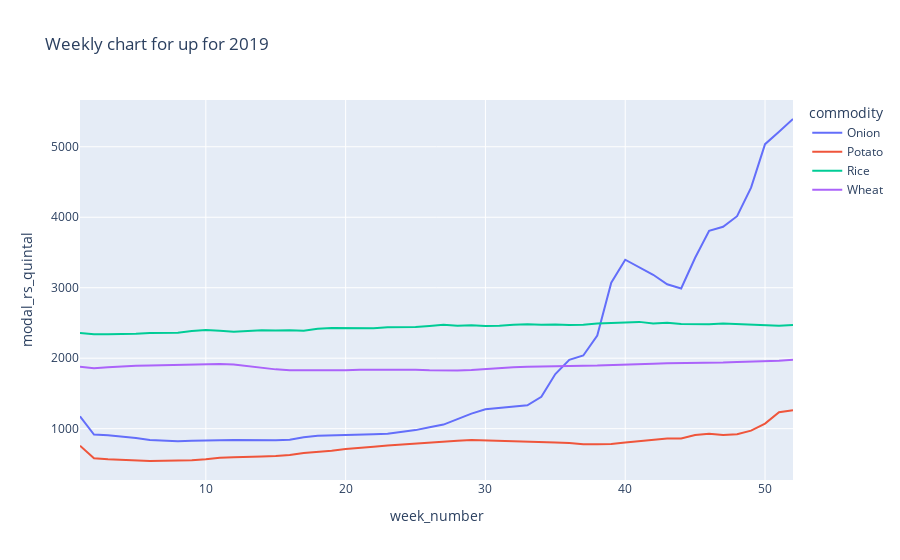
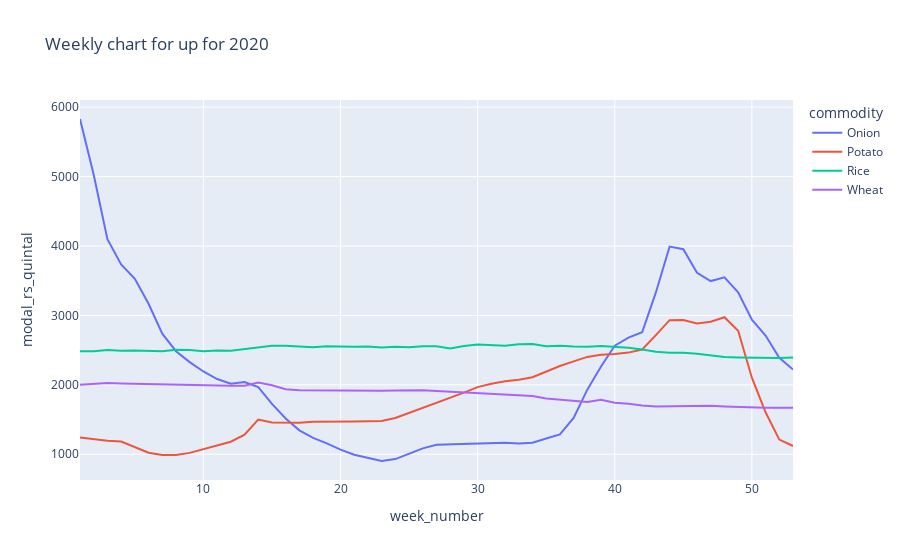
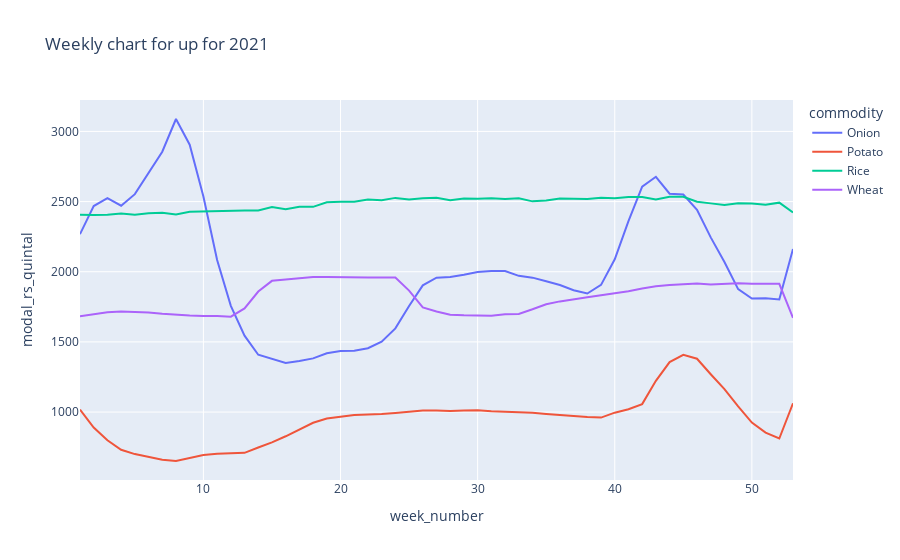
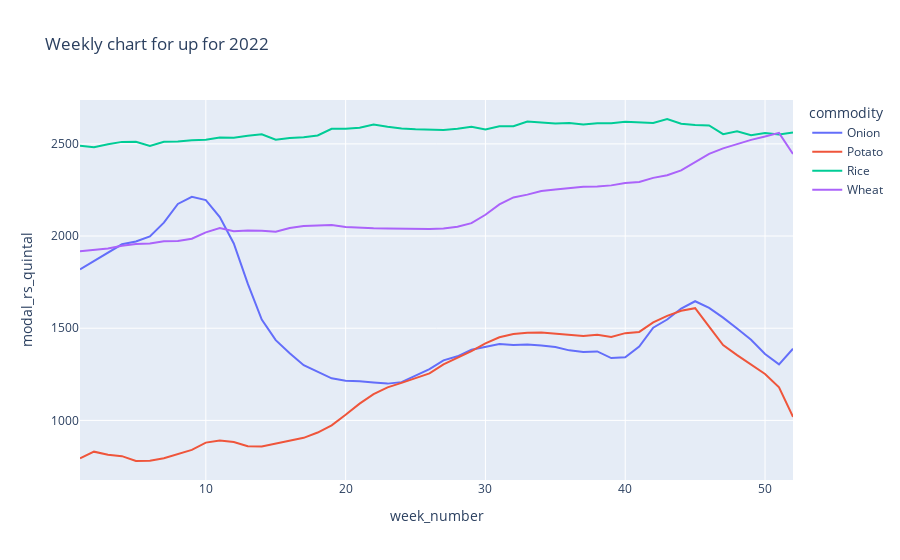

The cell these charts' notebook holds for them, in order:
### Code cell
for state, df in STATE_DFS.items():
    for year in YEARS:
        df['state'] = state
        df['datetime'] = pd.to_datetime(df['date'])
        df['day_of_week_name'] = df['datetime'].dt.day_name()
        df['week_number'] = df['datetime'].dt.isocalendar().week
        state_year = df[df['year'] == year]
        state_year_gb = state_year.groupby(['week_number',"commodity"]).agg({"modal_rs_quintal" : "mean"}).reset_index()
        fig = px.line(state_year_gb, x="week_number", y="modal_rs_quintal",color="commodity", title=f'Weekly chart for {state} for {year}')
        fig.show()

### Figure 1 — Plotly figure (JSON) as saved in the notebook; plotly's stock layout.template omitted (floating-point values rounded to 4 significant figures)
{"data": [{"hovertemplate": "commodity=Onion<br>week_number=%{x}<br>modal_rs_quintal=%{y}<extra></extra>", "legendgroup": "Onion", "line": {"color": "#636efa", "dash": "solid"}, "marker": {"symbol": "circle"}, "mode": "lines", "name": "Onion", "orientation": "v", "showlegend": true, "type": "scatter", "x": [1, 2, 3, 4, 5, 6, 7, 8, 9, 10, 11, 12, 13, 14, 15, 16, 17, 18, 19, 20, 21, 22, 23, 24, 25, 26, 27, 28, 29, 30, 31, 32, 33, 34, 35, 36, 37, 38, 39, 40, 41, 42, 43, 44, 45, 46, 47, 48, 49, 50, 51, 52], "xaxis": "x", "y": [1175.0, 916.6, 908.2, 890.1, 866.8, 840.6, 832.0, 820.1, 827.2, 827.3, 834.9, 839.0, 836.5, 836.0, 837.6, 841.7, 879.4, 901.1, 904.8, 904.6, 910.4, 919.9, 928.7, 952.2, 979.6, 1020.0, 1059.0, 1135.0, 1214.0, 1276.0, 1298.0, 1320.0, 1331.0, 1453.0, 1775.0, 1976.0, 2039.0, 2323.0, 3071.0, 3397.0, 3285.0, 3184.0, 3049.0, 2990.0, 3425.0, 3806.0, 3865.0, 4015.0, 4420.0, 5037.0, 5213.0, 5394.0], "yaxis": "y"}, {"hovertemplate": "commodity=Potato<br>week_number=%{x}<br>modal_rs_quintal=%{y}<extra></extra>", "legendgroup": "Potato", "line": {"color": "#EF553B", "dash": "solid"}, "marker": {"symbol": "circle"}, "mode": "lines", "name": "Potato", "orientation": "v", "showlegend": true, "type": "scatter", "x": [1, 2, 3, 4, 5, 6, 7, 8, 9, 10, 11, 12, 13, 14, 15, 16, 17, 18, 19, 20, 21, 22, 23, 24, 25, 26, 27, 28, 29, 30, 31, 32, 33, 34, 35, 36, 37, 38, 39, 40, 41, 42, 43, 44, 45, 46, 47, 48, 49, 50, 51, 52], "xaxis": "x", "y": [758.0, 581.2, 567.2, 557.3, 549.3, 541.4, 543.5, 544.2, 551.4, 564.9, 587.3, 594.0, 605.4, 606.5, 611.2, 626.0, 655.6, 668.4, 686.4, 713.0, 725.2, 744.7, 760.6, 775.3, 788.7, 807.6, 816.0, 828.7, 840.2, 835.1, 835.5, 828.7, 816.2, 815.1, 805.4, 795.5, 779.1, 777.7, 781.6, 803.6, 823.8, 847.1, 859.5, 861.1, 908.7, 927.1, 910.6, 921.4, 972.6, 1072.0, 1235.0, 1260.0], "yaxis": "y"}, {"hovertemplate": "commodity=Rice<br>week_number=%{x}<br>modal_rs_quintal=%{y}<extra></extra>", "legendgroup": "Rice", "line": {"color": "#00cc96", "dash": "solid"}, "marker": {"symbol": "circle"}, "mode": "lines", "name": "Rice", "orientation": "v", "showlegend": true, "type": "scatter", "x": [1, 2, 3, 4, 5, 6, 7, 8, 9, 10, 11, 12, 13, 14, 15, 16, 17, 18, 19, 20, 21, 22, 23, 24, 25, 26, 27, 28, 29, 30, 31, 32, 33, 34, 35, 36, 37, 38, 39, 40, 41, 42, 43, 44, 45, 46, 47, 48, 49, 50, 51, 52], "xaxis": "x", "y": [2358.0, 2340.0, 2341.0, 2341.0, 2346.0, 2356.0, 2358.0, 2362.0, 2386.0, 2399.0, 2388.0, 2374.0, 2386.0, 2395.0, 2391.0, 2398.0, 2390.0, 2416.0, 2427.0, 2426.0, 2428.0, 2424.0, 2438.0, 2437.0, 2442.0, 2457.0, 2473.0, 2460.0, 2468.0, 2458.0, 2460.0, 2475.0, 2481.0, 2476.0, 2479.0, 2472.0, 2475.0, 2494.0, 2501.0, 2513.0, 2515.0, 2493.0, 2502.0, 2485.0, 2478.0, 2481.0, 2493.0, 2484.0, 2484.0, 2465.0, 2460.0, 2470.0], "yaxis": "y"}, {"hovertemplate": "commodity=Wheat<br>week_number=%{x}<br>modal_rs_quintal=%{y}<extra></extra>", "legendgroup": "Wheat", "line": {"color": "#ab63fa", "dash": "solid"}, "marker": {"symbol": "circle"}, "mode": "lines", "name": "Wheat", "orientation": "v", "showlegend": true, "type": "scatter", "x": [1, 2, 3, 4, 5, 6, 7, 8, 9, 10, 11, 12, 13, 14, 15, 16, 17, 18, 19, 20, 21, 22, 23, 24, 25, 26, 27, 28, 29, 30, 31, 32, 33, 34, 35, 36, 37, 38, 39, 40, 41, 42, 43, 44, 45, 46, 47, 48, 49, 50, 51, 52], "xaxis": "x", "y": [1880.0, 1858.0, 1871.0, 1885.0, 1892.0, 1897.0, 1900.0, 1908.0, 1912.0, 1913.0, 1919.0, 1911.0, 1889.0, 1866.0, 1842.0, 1830.0, 1828.0, 1827.0, 1826.0, 1829.0, 1835.0, 1836.0, 1836.0, 1835.0, 1838.0, 1831.0, 1827.0, 1827.0, 1832.0, 1849.0, 1860.0, 1872.0, 1879.0, 1885.0, 1889.0, 1895.0, 1893.0, 1895.0, 1904.0, 1911.0, 1917.0, 1923.0, 1928.0, 1929.0, 1933.0, 1937.0, 1938.0, 1946.0, 1950.0, 1955.0, 1965.0, 1977.0], "yaxis": "y"}], "layout": {"legend": {"title": {"text": "commodity"}, "tracegroupgap": 0}, "title": {"text": "Weekly chart for up for 2019"}, "xaxis": {"anchor": "y", "domain": [0, 1], "title": {"text": "week_number"}}, "yaxis": {"anchor": "x", "domain": [0, 1], "title": {"text": "modal_rs_quintal"}}}}

### Figure 2 — Plotly figure (JSON) as saved in the notebook; plotly's stock layout.template omitted (floating-point values rounded to 4 significant figures)
{"data": [{"hovertemplate": "commodity=Onion<br>week_number=%{x}<br>modal_rs_quintal=%{y}<extra></extra>", "legendgroup": "Onion", "line": {"color": "#636efa", "dash": "solid"}, "marker": {"symbol": "circle"}, "mode": "lines", "name": "Onion", "orientation": "v", "showlegend": true, "type": "scatter", "x": [1, 2, 3, 4, 5, 6, 7, 8, 9, 10, 11, 12, 13, 14, 15, 16, 17, 18, 19, 20, 21, 22, 23, 24, 25, 26, 27, 28, 29, 30, 31, 32, 33, 34, 35, 36, 37, 38, 39, 40, 41, 42, 43, 44, 45, 46, 47, 48, 49, 50, 51, 52, 53], "xaxis": "x", "y": [5829.0, 5027.0, 4097.0, 3733.0, 3528.0, 3167.0, 2737.0, 2484.0, 2327.0, 2192.0, 2084.0, 2016.0, 2041.0, 1968.0, 1726.0, 1516.0, 1345.0, 1236.0, 1157.0, 1067.0, 993.2, 945.7, 902.7, 930.0, 1002.0, 1084.0, 1136.0, 1141.0, 1146.0, 1157.0, 1164.0, 1165.0, 1155.0, 1165.0, 1226.0, 1285.0, 1524.0, 1930.0, 2265.0, 2563.0, 2681.0, 2757.0, 3331.0, 3991.0, 3954.0, 3614.0, 3494.0, 3548.0, 3333.0, 2938.0, 2711.0, 2390.0, 2220.0], "yaxis": "y"}, {"hovertemplate": "commodity=Potato<br>week_number=%{x}<br>modal_rs_quintal=%{y}<extra></extra>", "legendgroup": "Potato", "line": {"color": "#EF553B", "dash": "solid"}, "marker": {"symbol": "circle"}, "mode": "lines", "name": "Potato", "orientation": "v", "showlegend": true, "type": "scatter", "x": [1, 2, 3, 4, 5, 6, 7, 8, 9, 10, 11, 12, 13, 14, 15, 16, 17, 18, 19, 20, 21, 22, 23, 24, 25, 26, 27, 28, 29, 30, 31, 32, 33, 34, 35, 36, 37, 38, 39, 40, 41, 42, 43, 44, 45, 46, 47, 48, 49, 50, 51, 52, 53], "xaxis": "x", "y": [1240.0, 1214.0, 1196.0, 1184.0, 1100.0, 1022.0, 988.4, 990.7, 1020.0, 1077.0, 1130.0, 1181.0, 1282.0, 1500.0, 1456.0, 1453.0, 1454.0, 1467.0, 1473.0, 1476.0, 1473.0, 1476.0, 1479.0, 1523.0, 1595.0, 1661.0, 1743.0, 1809.0, 1888.0, 1967.0, 2016.0, 2051.0, 2073.0, 2110.0, 2189.0, 2272.0, 2337.0, 2402.0, 2434.0, 2443.0, 2464.0, 2509.0, 2715.0, 2932.0, 2935.0, 2883.0, 2909.0, 2974.0, 2778.0, 2102.0, 1604.0, 1211.0, 1119.0], "yaxis": "y"}, {"hovertemplate": "commodity=Rice<br>week_number=%{x}<br>modal_rs_quintal=%{y}<extra></extra>", "legendgroup": "Rice", "line": {"color": "#00cc96", "dash": "solid"}, "marker": {"symbol": "circle"}, "mode": "lines", "name": "Rice", "orientation": "v", "showlegend": true, "type": "scatter", "x": [1, 2, 3, 4, 5, 6, 7, 8, 9, 10, 11, 12, 13, 14, 15, 16, 17, 18, 19, 20, 21, 22, 23, 24, 25, 26, 27, 28, 29, 30, 31, 32, 33, 34, 35, 36, 37, 38, 39, 40, 41, 42, 43, 44, 45, 46, 47, 48, 49, 50, 51, 52, 53], "xaxis": "x", "y": [2482.0, 2484.0, 2502.0, 2491.0, 2496.0, 2490.0, 2484.0, 2507.0, 2501.0, 2483.0, 2493.0, 2491.0, 2519.0, 2541.0, 2564.0, 2562.0, 2551.0, 2542.0, 2555.0, 2548.0, 2549.0, 2553.0, 2539.0, 2547.0, 2540.0, 2557.0, 2557.0, 2524.0, 2561.0, 2581.0, 2573.0, 2561.0, 2586.0, 2589.0, 2554.0, 2563.0, 2553.0, 2550.0, 2558.0, 2548.0, 2533.0, 2508.0, 2476.0, 2464.0, 2462.0, 2449.0, 2427.0, 2399.0, 2394.0, 2391.0, 2389.0, 2386.0, 2393.0], "yaxis": "y"}, {"hovertemplate": "commodity=Wheat<br>week_number=%{x}<br>modal_rs_quintal=%{y}<extra></extra>", "legendgroup": "Wheat", "line": {"color": "#ab63fa", "dash": "solid"}, "marker": {"symbol": "circle"}, "mode": "lines", "name": "Wheat", "orientation": "v", "showlegend": true, "type": "scatter", "x": [1, 2, 3, 4, 5, 6, 7, 8, 9, 10, 11, 12, 13, 14, 15, 16, 17, 18, 19, 20, 21, 22, 23, 24, 25, 26, 27, 28, 29, 30, 31, 32, 33, 34, 35, 36, 37, 38, 39, 40, 41, 42, 43, 44, 45, 46, 47, 48, 49, 50, 51, 52, 53], "xaxis": "x", "y": [2001.0, 2015.0, 2026.0, 2020.0, 2015.0, 2011.0, 2007.0, 1999.0, 1994.0, 1989.0, 1986.0, 1985.0, 1985.0, 2034.0, 1993.0, 1936.0, 1923.0, 1921.0, 1918.0, 1919.0, 1917.0, 1919.0, 1916.0, 1918.0, 1920.0, 1921.0, 1911.0, 1901.0, 1897.0, 1887.0, 1878.0, 1868.0, 1856.0, 1840.0, 1803.0, 1786.0, 1762.0, 1754.0, 1785.0, 1742.0, 1728.0, 1702.0, 1688.0, 1690.0, 1694.0, 1699.0, 1697.0, 1688.0, 1680.0, 1677.0, 1670.0, 1671.0, 1671.0], "yaxis": "y"}], "layout": {"legend": {"title": {"text": "commodity"}, "tracegroupgap": 0}, "title": {"text": "Weekly chart for up for 2020"}, "xaxis": {"anchor": "y", "domain": [0, 1], "title": {"text": "week_number"}}, "yaxis": {"anchor": "x", "domain": [0, 1], "title": {"text": "modal_rs_quintal"}}}}

### Figure 3 — Plotly figure (JSON) as saved in the notebook; plotly's stock layout.template omitted (floating-point values rounded to 4 significant figures)
{"data": [{"hovertemplate": "commodity=Onion<br>week_number=%{x}<br>modal_rs_quintal=%{y}<extra></extra>", "legendgroup": "Onion", "line": {"color": "#636efa", "dash": "solid"}, "marker": {"symbol": "circle"}, "mode": "lines", "name": "Onion", "orientation": "v", "showlegend": true, "type": "scatter", "x": [1, 2, 3, 4, 5, 6, 7, 8, 9, 10, 11, 12, 13, 14, 15, 16, 17, 18, 19, 20, 21, 22, 23, 24, 25, 26, 27, 28, 29, 30, 31, 32, 33, 34, 35, 36, 37, 38, 39, 40, 41, 42, 43, 44, 45, 46, 47, 48, 49, 50, 51, 52, 53], "xaxis": "x", "y": [2268.0, 2468.0, 2524.0, 2471.0, 2553.0, 2704.0, 2855.0, 3088.0, 2906.0, 2537.0, 2084.0, 1757.0, 1544.0, 1409.0, 1378.0, 1350.0, 1364.0, 1382.0, 1419.0, 1436.0, 1436.0, 1455.0, 1502.0, 1596.0, 1756.0, 1903.0, 1958.0, 1963.0, 1978.0, 1997.0, 2005.0, 2005.0, 1971.0, 1958.0, 1932.0, 1905.0, 1868.0, 1845.0, 1906.0, 2088.0, 2361.0, 2606.0, 2676.0, 2556.0, 2550.0, 2442.0, 2245.0, 2069.0, 1876.0, 1809.0, 1811.0, 1803.0, 2162.0], "yaxis": "y"}, {"hovertemplate": "commodity=Potato<br>week_number=%{x}<br>modal_rs_quintal=%{y}<extra></extra>", "legendgroup": "Potato", "line": {"color": "#EF553B", "dash": "solid"}, "marker": {"symbol": "circle"}, "mode": "lines", "name": "Potato", "orientation": "v", "showlegend": true, "type": "scatter", "x": [1, 2, 3, 4, 5, 6, 7, 8, 9, 10, 11, 12, 13, 14, 15, 16, 17, 18, 19, 20, 21, 22, 23, 24, 25, 26, 27, 28, 29, 30, 31, 32, 33, 34, 35, 36, 37, 38, 39, 40, 41, 42, 43, 44, 45, 46, 47, 48, 49, 50, 51, 52, 53], "xaxis": "x", "y": [1018.0, 889.6, 798.7, 731.1, 700.3, 677.9, 660.3, 651.2, 674.4, 693.8, 702.3, 703.4, 709.2, 747.5, 784.2, 827.3, 875.6, 923.5, 954.0, 967.9, 978.4, 983.1, 985.7, 993.9, 1001.0, 1011.0, 1012.0, 1007.0, 1011.0, 1012.0, 1006.0, 1003.0, 1000.0, 995.8, 986.8, 978.1, 969.1, 964.0, 960.4, 995.6, 1020.0, 1056.0, 1222.0, 1356.0, 1407.0, 1380.0, 1270.0, 1164.0, 1041.0, 925.3, 853.2, 811.4, 1062.0], "yaxis": "y"}, {"hovertemplate": "commodity=Rice<br>week_number=%{x}<br>modal_rs_quintal=%{y}<extra></extra>", "legendgroup": "Rice", "line": {"color": "#00cc96", "dash": "solid"}, "marker": {"symbol": "circle"}, "mode": "lines", "name": "Rice", "orientation": "v", "showlegend": true, "type": "scatter", "x": [1, 2, 3, 4, 5, 6, 7, 8, 9, 10, 11, 12, 13, 14, 15, 16, 17, 18, 19, 20, 21, 22, 23, 24, 25, 26, 27, 28, 29, 30, 31, 32, 33, 34, 35, 36, 37, 38, 39, 40, 41, 42, 43, 44, 45, 46, 47, 48, 49, 50, 51, 52, 53], "xaxis": "x", "y": [2407.0, 2403.0, 2406.0, 2415.0, 2407.0, 2416.0, 2420.0, 2407.0, 2427.0, 2429.0, 2432.0, 2438.0, 2436.0, 2437.0, 2461.0, 2445.0, 2463.0, 2462.0, 2495.0, 2498.0, 2499.0, 2515.0, 2509.0, 2526.0, 2514.0, 2523.0, 2527.0, 2510.0, 2522.0, 2519.0, 2523.0, 2518.0, 2523.0, 2501.0, 2508.0, 2522.0, 2518.0, 2518.0, 2527.0, 2524.0, 2533.0, 2532.0, 2516.0, 2533.0, 2534.0, 2498.0, 2487.0, 2475.0, 2487.0, 2487.0, 2477.0, 2492.0, 2423.0], "yaxis": "y"}, {"hovertemplate": "commodity=Wheat<br>week_number=%{x}<br>modal_rs_quintal=%{y}<extra></extra>", "legendgroup": "Wheat", "line": {"color": "#ab63fa", "dash": "solid"}, "marker": {"symbol": "circle"}, "mode": "lines", "name": "Wheat", "orientation": "v", "showlegend": true, "type": "scatter", "x": [1, 2, 3, 4, 5, 6, 7, 8, 9, 10, 11, 12, 13, 14, 15, 16, 17, 18, 19, 20, 21, 22, 23, 24, 25, 26, 27, 28, 29, 30, 31, 32, 33, 34, 35, 36, 37, 38, 39, 40, 41, 42, 43, 44, 45, 46, 47, 48, 49, 50, 51, 52, 53], "xaxis": "x", "y": [1682.0, 1698.0, 1711.0, 1717.0, 1714.0, 1709.0, 1700.0, 1693.0, 1688.0, 1684.0, 1685.0, 1680.0, 1738.0, 1859.0, 1935.0, 1944.0, 1954.0, 1963.0, 1962.0, 1959.0, 1958.0, 1958.0, 1958.0, 1959.0, 1865.0, 1745.0, 1717.0, 1694.0, 1690.0, 1688.0, 1685.0, 1697.0, 1699.0, 1732.0, 1768.0, 1789.0, 1801.0, 1818.0, 1833.0, 1845.0, 1862.0, 1881.0, 1896.0, 1905.0, 1909.0, 1916.0, 1909.0, 1916.0, 1919.0, 1914.0, 1914.0, 1914.0, 1671.0], "yaxis": "y"}], "layout": {"legend": {"title": {"text": "commodity"}, "tracegroupgap": 0}, "title": {"text": "Weekly chart for up for 2021"}, "xaxis": {"anchor": "y", "domain": [0, 1], "title": {"text": "week_number"}}, "yaxis": {"anchor": "x", "domain": [0, 1], "title": {"text": "modal_rs_quintal"}}}}

### Figure 4 — Plotly figure (JSON) as saved in the notebook; plotly's stock layout.template omitted (floating-point values rounded to 4 significant figures)
{"data": [{"hovertemplate": "commodity=Onion<br>week_number=%{x}<br>modal_rs_quintal=%{y}<extra></extra>", "legendgroup": "Onion", "line": {"color": "#636efa", "dash": "solid"}, "marker": {"symbol": "circle"}, "mode": "lines", "name": "Onion", "orientation": "v", "showlegend": true, "type": "scatter", "x": [1, 2, 3, 4, 5, 6, 7, 8, 9, 10, 11, 12, 13, 14, 15, 16, 17, 18, 19, 20, 21, 22, 23, 24, 25, 26, 27, 28, 29, 30, 31, 32, 33, 34, 35, 36, 37, 38, 39, 40, 41, 42, 43, 44, 45, 46, 47, 48, 49, 50, 51, 52], "xaxis": "x", "y": [1820.0, 1866.0, 1908.0, 1955.0, 1970.0, 1998.0, 2073.0, 2174.0, 2213.0, 2195.0, 2103.0, 1960.0, 1742.0, 1547.0, 1435.0, 1364.0, 1299.0, 1264.0, 1228.0, 1215.0, 1213.0, 1205.0, 1199.0, 1207.0, 1241.0, 1278.0, 1326.0, 1347.0, 1383.0, 1400.0, 1414.0, 1409.0, 1411.0, 1406.0, 1398.0, 1380.0, 1371.0, 1374.0, 1338.0, 1342.0, 1400.0, 1503.0, 1547.0, 1607.0, 1646.0, 1610.0, 1558.0, 1498.0, 1437.0, 1360.0, 1304.0, 1389.0], "yaxis": "y"}, {"hovertemplate": "commodity=Potato<br>week_number=%{x}<br>modal_rs_quintal=%{y}<extra></extra>", "legendgroup": "Potato", "line": {"color": "#EF553B", "dash": "solid"}, "marker": {"symbol": "circle"}, "mode": "lines", "name": "Potato", "orientation": "v", "showlegend": true, "type": "scatter", "x": [1, 2, 3, 4, 5, 6, 7, 8, 9, 10, 11, 12, 13, 14, 15, 16, 17, 18, 19, 20, 21, 22, 23, 24, 25, 26, 27, 28, 29, 30, 31, 32, 33, 34, 35, 36, 37, 38, 39, 40, 41, 42, 43, 44, 45, 46, 47, 48, 49, 50, 51, 52], "xaxis": "x", "y": [794.2, 830.3, 813.0, 806.0, 779.6, 780.5, 794.1, 815.5, 839.8, 879.3, 891.4, 882.7, 859.8, 857.9, 872.6, 889.7, 905.4, 934.1, 973.2, 1031.0, 1091.0, 1142.0, 1179.0, 1204.0, 1229.0, 1255.0, 1304.0, 1338.0, 1376.0, 1418.0, 1451.0, 1469.0, 1476.0, 1477.0, 1471.0, 1465.0, 1458.0, 1464.0, 1453.0, 1473.0, 1480.0, 1531.0, 1567.0, 1595.0, 1609.0, 1508.0, 1409.0, 1354.0, 1303.0, 1252.0, 1180.0, 1019.0], "yaxis": "y"}, {"hovertemplate": "commodity=Rice<br>week_number=%{x}<br>modal_rs_quintal=%{y}<extra></extra>", "legendgroup": "Rice", "line": {"color": "#00cc96", "dash": "solid"}, "marker": {"symbol": "circle"}, "mode": "lines", "name": "Rice", "orientation": "v", "showlegend": true, "type": "scatter", "x": [1, 2, 3, 4, 5, 6, 7, 8, 9, 10, 11, 12, 13, 14, 15, 16, 17, 18, 19, 20, 21, 22, 23, 24, 25, 26, 27, 28, 29, 30, 31, 32, 33, 34, 35, 36, 37, 38, 39, 40, 41, 42, 43, 44, 45, 46, 47, 48, 49, 50, 51, 52], "xaxis": "x", "y": [2490.0, 2481.0, 2498.0, 2511.0, 2512.0, 2489.0, 2511.0, 2513.0, 2520.0, 2523.0, 2535.0, 2534.0, 2544.0, 2552.0, 2522.0, 2531.0, 2536.0, 2546.0, 2582.0, 2582.0, 2588.0, 2604.0, 2593.0, 2583.0, 2579.0, 2579.0, 2576.0, 2582.0, 2592.0, 2578.0, 2596.0, 2595.0, 2621.0, 2616.0, 2610.0, 2613.0, 2606.0, 2612.0, 2612.0, 2619.0, 2617.0, 2614.0, 2635.0, 2609.0, 2603.0, 2600.0, 2553.0, 2569.0, 2547.0, 2558.0, 2551.0, 2562.0], "yaxis": "y"}, {"hovertemplate": "commodity=Wheat<br>week_number=%{x}<br>modal_rs_quintal=%{y}<extra></extra>", "legendgroup": "Wheat", "line": {"color": "#ab63fa", "dash": "solid"}, "marker": {"symbol": "circle"}, "mode": "lines", "name": "Wheat", "orientation": "v", "showlegend": true, "type": "scatter", "x": [1, 2, 3, 4, 5, 6, 7, 8, 9, 10, 11, 12, 13, 14, 15, 16, 17, 18, 19, 20, 21, 22, 23, 24, 25, 26, 27, 28, 29, 30, 31, 32, 33, 34, 35, 36, 37, 38, 39, 40, 41, 42, 43, 44, 45, 46, 47, 48, 49, 50, 51, 52], "xaxis": "x", "y": [1917.0, 1923.0, 1933.0, 1948.0, 1957.0, 1960.0, 1971.0, 1973.0, 1985.0, 2020.0, 2043.0, 2026.0, 2031.0, 2028.0, 2024.0, 2044.0, 2054.0, 2058.0, 2060.0, 2049.0, 2044.0, 2042.0, 2041.0, 2040.0, 2038.0, 2038.0, 2041.0, 2050.0, 2070.0, 2116.0, 2172.0, 2209.0, 2225.0, 2244.0, 2253.0, 2260.0, 2268.0, 2269.0, 2275.0, 2287.0, 2294.0, 2316.0, 2330.0, 2356.0, 2399.0, 2446.0, 2476.0, 2500.0, 2522.0, 2540.0, 2560.0, 2445.0], "yaxis": "y"}], "layout": {"legend": {"title": {"text": "commodity"}, "tracegroupgap": 0}, "title": {"text": "Weekly chart for up for 2022"}, "xaxis": {"anchor": "y", "domain": [0, 1], "title": {"text": "week_number"}}, "yaxis": {"anchor": "x", "domain": [0, 1], "title": {"text": "modal_rs_quintal"}}}}
